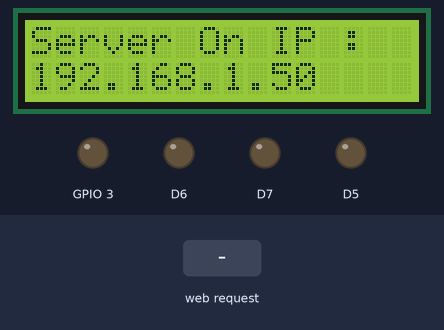
A sketch run on a simulated ESP8266 (NodeMCU). On the bench: 16×2 character LCD, output pins drawn as LEDs (lit = HIGH). Inputs (shaded band) come from the test bench. WiFi joins after 1.5 s; servers stay silent unless stated; what the sketch prints to the serial monitor is not drawn.

Above: at 2.8 s.
2.9 s: HTTP request GET /?ch1=1 received
At 4.0 s:
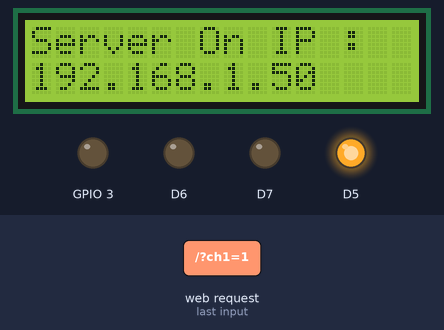
4.4 s: HTTP request GET /?ch2=1 received
At 5.1 s:
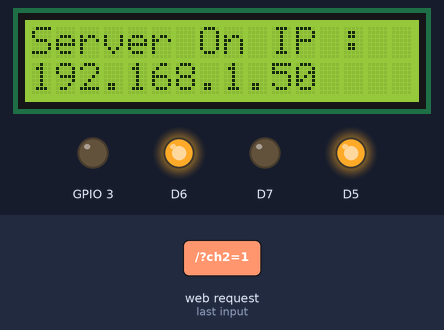
5.9 s: HTTP request GET /?ch1=0 received
At 6.3 s:
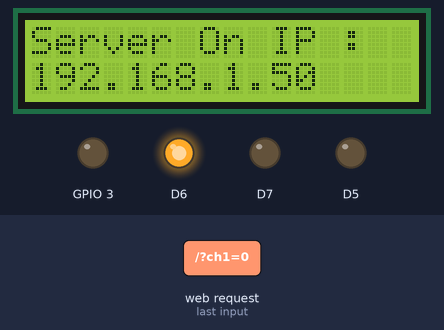
7.4 s: HTTP request GET /?ch3=1 received
At 8.6 s:
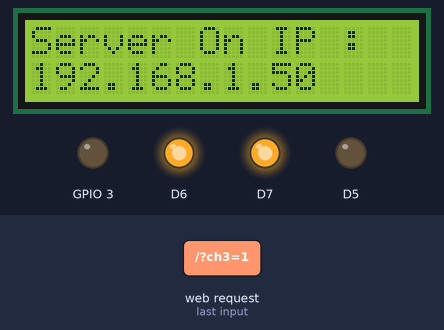
8.9 s: HTTP request GET /?ch2=0 received
At 9.8 s:
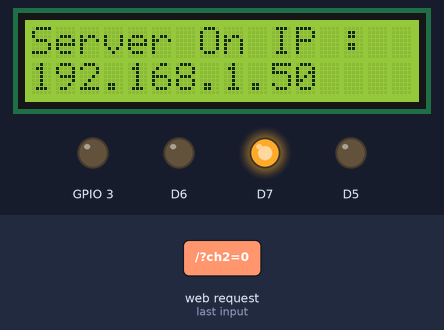
10.4 s: HTTP request GET /?ch4=1 received
At 10.9 s:
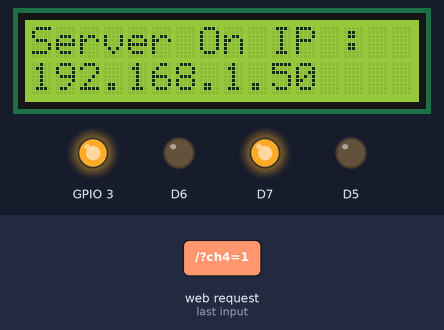
Timing chart, 0 to 12.9 s (numbered marks = the images above; inputs shaded):
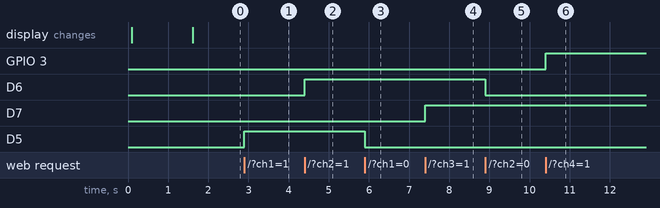

Measured:
- after the input at 2.9 s, D5: LOW → HIGH at once
- after the input at 4.4 s, D6: LOW → HIGH at once
- after the input at 5.9 s, D5: HIGH → LOW at once
- after the input at 7.4 s, D7: LOW → HIGH at once
- after the input at 8.9 s, D6: HIGH → LOW at once
- after the input at 10.4 s, GPIO 3: LOW → HIGH at once

The sketch:

AppEsp8266ofBYEN.ino
```cpp
#include <ESP8266WiFi.h>

#include <Wire.h>

#include <LiquidCrystal_I2C.h>


LiquidCrystal_I2C lcd(0x3f, 16, 02);


const char* ssid = "vivo eat";       // ชื่อ SSID Wifi

const char* password = "adaradar1";         // รหัส Password Wifi


WiFiServer server(80);


  int val1 = 0;

  int val2 = 0;

  int val3 = 0;

  int val4 = 0;


void setup() {

  Serial.begin(9600);

  delay(10);


  lcd.begin();

  lcd.backlight();


  lcd.print("Server Off..");

  lcd.setCursor(0, 1);


  pinMode(D5, OUTPUT);

  pinMode(D6, OUTPUT);

  pinMode(D7, OUTPUT);

  pinMode(D9, OUTPUT);

  digitalWrite(D5, 0);

  digitalWrite(D6, 0);

  digitalWrite(D7, 0);

  digitalWrite(D9, 0);


  // Connect to WiFi network

  Serial.println();

  Serial.println();

  Serial.print("Connecting to ");

  Serial.println(ssid);


  WiFi.begin(ssid, password);


  while (WiFi.status() != WL_CONNECTED) {

    delay(500);

    Serial.print(".");

  }

  Serial.println("");

  Serial.println("WiFi connected");


  // Start the server

  server.begin();

  Serial.println("Server started");

  lcd.clear();

  lcd.print("Server On IP :");

  lcd.setCursor(0, 1);


  // Print the IP address

  Serial.println(WiFi.localIP());

  lcd.print(WiFi.localIP());      // แสดง IP ผ่านจอ

  lcd.setCursor(0, 2);

}


void loop() {

  // Check if a client has connected

  WiFiClient client = server.available();

  if (!client) {

    return;

  }


  // Wait until the client sends some data

  Serial.println("new client");

  while(!client.available()){

    delay(1);

  }


  // Read the first line of the request

  String req = client.readStringUntil('\r');

  Serial.println(req);

  client.flush();


  // Match the request

  // ch1

  if (req.indexOf("/?ch1=0") != -1)

    val1 = 0;

  else if (req.indexOf("/?ch1=1") != -1)

    val1 = 1;

  // ch2

  else if (req.indexOf("/?ch2=0") != -1)

    val2 = 0;

  else if (req.indexOf("/?ch2=1") != -1)

    val2 = 1;

  // ch3

  else if (req.indexOf("/?ch3=0") != -1)

    val3 = 0;

  else if (req.indexOf("/?ch3=1") != -1)

    val3 = 1;

  // ch4

  else if (req.indexOf("/?ch4=0") != -1)

    val4 = 0;

  else if (req.indexOf("/?ch4=1") != -1)

    val4 = 1;

  else {

    Serial.println("invalid request");

    client.stop();

    return;

  }


  // Set GPIO2 according to the request

   digitalWrite(D5, val1);

  digitalWrite(D6, val2);

  digitalWrite(D7, val3);

  digitalWrite(D9, val4);


  client.flush();


  // Prepare the response

  String s = "HTTP/1.1 200 OK\r\nContent-Type: text/html\r\n\r\n\r\n\r\nGPIO is now ";

  s += "\n";


  client.print(s);

  delay(1);

  Serial.println("Client disonnected");

}
```
